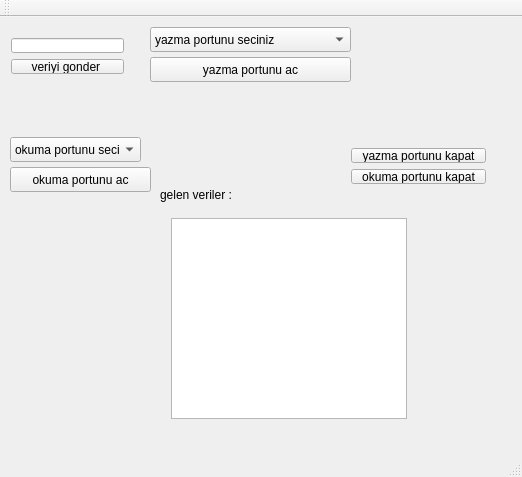
<?xml version="1.0" encoding="UTF-8"?>
<ui version="4.0">
 <class>MainWindow</class>
 <widget class="QMainWindow" name="MainWindow">
  <property name="geometry">
   <rect>
    <x>0</x>
    <y>0</y>
    <width>522</width>
    <height>477</height>
   </rect>
  </property>
  <property name="windowTitle">
   <string>MainWindow</string>
  </property>
  <widget class="QWidget" name="centralWidget">
   <widget class="QWidget" name="layoutWidget">
    <property name="geometry">
     <rect>
      <x>0</x>
      <y>10</y>
      <width>135</width>
      <height>58</height>
     </rect>
    </property>
    <layout class="QVBoxLayout" name="verticalLayout_8">
     <item>
      <widget class="QLineEdit" name="lineEdit_text_veri"/>
     </item>
     <item>
      <widget class="QPushButton" name="buton_veriyi_gonder">
       <property name="text">
        <string>veriyi gonder </string>
       </property>
      </widget>
     </item>
    </layout>
   </widget>
   <widget class="QWidget" name="layoutWidget">
    <property name="geometry">
     <rect>
      <x>160</x>
      <y>190</y>
      <width>258</width>
      <height>223</height>
     </rect>
    </property>
    <layout class="QVBoxLayout" name="verticalLayout_6">
     <item>
      <widget class="QPlainTextEdit" name="plainTextEdit"/>
     </item>
    </layout>
   </widget>
   <widget class="QLabel" name="label">
    <property name="geometry">
     <rect>
      <x>160</x>
      <y>170</y>
      <width>131</width>
      <height>16</height>
     </rect>
    </property>
    <property name="text">
     <string>gelen veriler : </string>
    </property>
   </widget>
   <widget class="QWidget" name="layoutWidget">
    <property name="geometry">
     <rect>
      <x>340</x>
      <y>120</y>
      <width>157</width>
      <height>58</height>
     </rect>
    </property>
    <layout class="QVBoxLayout" name="verticalLayout_9">
     <item>
      <widget class="QPushButton" name="buton_yazmaportunu_kapa">
       <property name="text">
        <string>yazma portunu kapat</string>
       </property>
      </widget>
     </item>
     <item>
      <widget class="QPushButton" name="buton_okuma_portunu_kapat">
       <property name="text">
        <string>okuma portunu kapat</string>
       </property>
      </widget>
     </item>
    </layout>
   </widget>
   <widget class="QPushButton" name="buton_okuma_portunu_ac">
    <property name="geometry">
     <rect>
      <x>10</x>
      <y>150</y>
      <width>141</width>
      <height>25</height>
     </rect>
    </property>
    <property name="text">
     <string>okuma portunu ac</string>
    </property>
   </widget>
   <widget class="QComboBox" name="combobox_okuma_portu_sec">
    <property name="geometry">
     <rect>
      <x>10</x>
      <y>120</y>
      <width>131</width>
      <height>25</height>
     </rect>
    </property>
    <item>
     <property name="text">
      <string>okuma portunu seciniz</string>
     </property>
    </item>
   </widget>
   <widget class="QPushButton" name="buton_yazma_portunu_ac">
    <property name="geometry">
     <rect>
      <x>150</x>
      <y>40</y>
      <width>201</width>
      <height>25</height>
     </rect>
    </property>
    <property name="text">
     <string>yazma portunu ac</string>
    </property>
   </widget>
   <widget class="QComboBox" name="combobox_yazma_portunu_sec">
    <property name="geometry">
     <rect>
      <x>150</x>
      <y>10</y>
      <width>201</width>
      <height>25</height>
     </rect>
    </property>
    <item>
     <property name="text">
      <string>yazma portunu seciniz</string>
     </property>
    </item>
   </widget>
  </widget>
  <widget class="QMenuBar" name="menuBar">
   <property name="geometry">
    <rect>
     <x>0</x>
     <y>0</y>
     <width>522</width>
     <height>22</height>
    </rect>
   </property>
  </widget>
  <widget class="QToolBar" name="mainToolBar">
   <attribute name="toolBarArea">
    <enum>TopToolBarArea</enum>
   </attribute>
   <attribute name="toolBarBreak">
    <bool>false</bool>
   </attribute>
  </widget>
  <widget class="QStatusBar" name="statusBar"/>
 </widget>
 <layoutdefault spacing="6" margin="11"/>
 <resources/>
 <connections/>
</ui>
